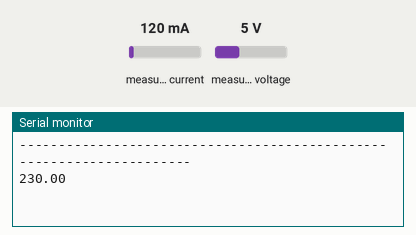
Bench run of a sketch on a simulated Arduino Uno, built with avr-gcc and run on an emulated ATmega328P. Shown: the last lines printed to the serial monitor. The inputs (shaded band) are chosen by the test bench; at power-on: measured voltage 5 V, measured current 120 mA.

Above: at 1.2 s.
1.3 s: measured voltage set to 0.3 V
At 1.3 s:
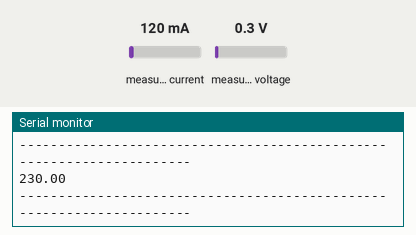
2.8 s: measured voltage set to 3.8 V
At 4.5 s:
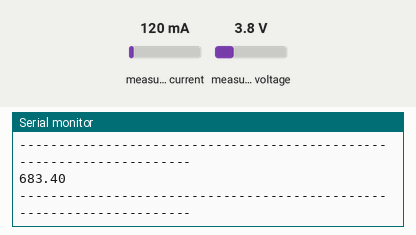
Timing chart, 0 to 6.0 s (numbered marks = the images above; inputs shaded):
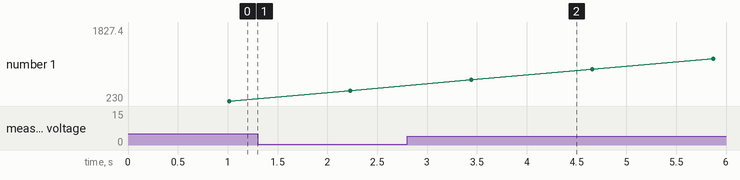

The sketch:

CHK_Sensor_Voltaje_1.ino
```cpp
// (licence header left out)
#include "EmonLib.h"             // Include Emon Library
EnergyMonitor emon1;             // Crear una instancia
//EnergyMonitor emon2;             // Crear una instancia
//EnergyMonitor emon3;             // Crear una instancia

 int i= 0;

 float voltaje1[5]={0};
 float suma, supplyVoltageL1;

 int set1=0;
 int error1=0;
// int error2=0;
// int error3=0;
void setup()
{
 /* pinMode(2,OUTPUT);
  pinMode(3,OUTPUT);
  pinMode(4,OUTPUT);
  pinMode(5,OUTPUT);
  pinMode(6,OUTPUT);
  pinMode(7,OUTPUT);*/
  Serial.begin(9600);

  emon1.voltage(4, 217.00, 1.7);  // Voltaje: pin de entrada , calibración , phase_shift
 // emon2.voltage(3, 217.26, 1.7);  // Voltaje: pin de entrada , calibración , phase_shift
  //emon3.voltage(2, 219.26, 1.7);  // Voltaje: pin de entrada , calibración , phase_shift

}

void loop()
{
  Serial.println ("---------------------------------------------------------------------");
//  emon1.calcVI(20,2000);         // Calcular todos. longitudes de onda medias No.of ( cruces) , tiempo de espera
//  emon1.serialprint();       // Imprime todas las variables ( RealPower , potencia aparente , Vrms , Irms , factor de potencia )
  // the loop routine runs over and over again forever:


//  int sensorValue = analogRead(A5);
//  set1 = (sensorValue * (5.0 / 1023.0))*64;
//  float supplyVoltageL1   = emon1.Vrms;             // Extraer Vrms en Variable

  for(i=0; i<5; i++){
    emon1.calcVI(20,2000);
    voltaje1[i]= emon1.Vrms;
  }

  for(i=0; i<5; i++){
    suma = suma + voltaje1[i];
  }

 supplyVoltageL1 = suma / 5;

  //error1= supplyVoltageL1 - set1;
  //Serial.println (error1);
 /* if (error1>1)
  {
    digitalWrite(2,HIGH);
    digitalWrite(5,LOW);
  }

 else
 {
  digitalWrite(2,LOW);
  }
  if(error1<-1)
    {
       digitalWrite(2,LOW);
       digitalWrite(5,HIGH);
      }
      else
 {
  digitalWrite(5,LOW);
  }


*/

//  Serial.print (" R--------------");
//  Serial.print("set  ");
  Serial.println(supplyVoltageL1); //set1

/*  emon2.calcVI(20,2000);         // Calculate all. No.of half wavelengths (crossings), time-out
  emon2.serialprint();       // Print out all variables (realpower, apparent power, Vrms, Irms, power factor)


  int supplyVoltageL2   = emon2.Vrms;             //extract Vrms into Variable

  error2= supplyVoltageL2 - set1;

  if (error2>1)
  {
    digitalWrite(3,HIGH);
    digitalWrite(7,LOW);
  }

 else
 {
  digitalWrite(3,LOW);
  }
  if(error2<-1)
    {
       digitalWrite(3,LOW);
       digitalWrite(7,HIGH);
      }
      else
 {
  digitalWrite(7,LOW);
  }


  Serial.print (" S--------------");
  Serial.print("set  ");
  Serial.println(set1);
  emon3.calcVI(20,2000);         // Calculate all. No.of half wavelengths (crossings), time-out
  emon3.serialprint();     // Print out all variables (realpower, apparent power, Vrms, Irms, power factor)


  int supplyVoltageL3   = emon3.Vrms;             //extract Vrms into Variable

  error3= supplyVoltageL3 - set1;

  if (error3>1)
  {
    digitalWrite(4,HIGH);
    digitalWrite(6,LOW);
  }

 else
 {
  digitalWrite(4,LOW);
  }
  if(error3<-1)
    {
       digitalWrite(4,LOW);
       digitalWrite(6,HIGH);
      }
      else
 {
  digitalWrite(6,LOW);
  }

  Serial.print (" T--------------");
  Serial.print("set  ");
  Serial.println(set1);
*/

delay(200);

}
```

Measured:
- after the input at 2.8 s, the serial monitor: prints a new line after 0.64 s (image 2)
- plotted number 1: 230 → 455.3 after the input at 1.3 s, 455.3 → 1827.4 after the input at 2.8 s
